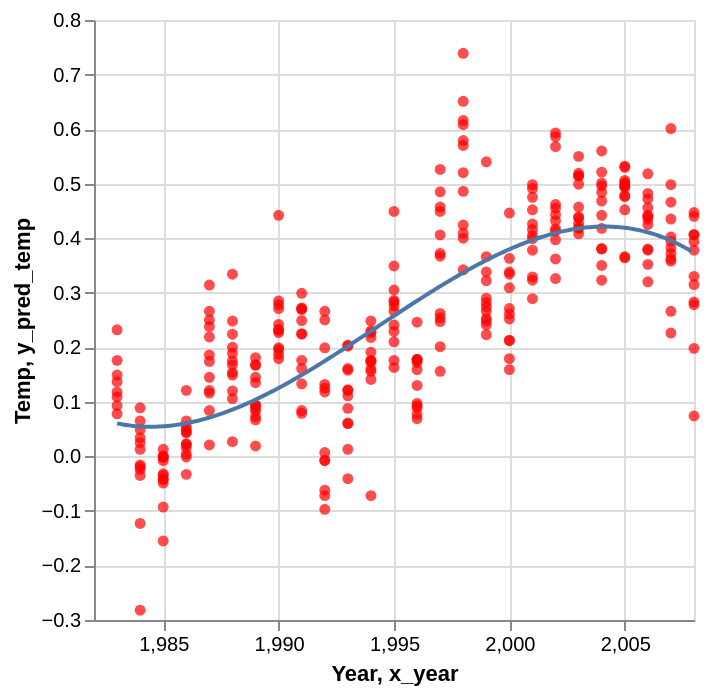

Notebook code for this chart:
### Code cell
poly_chart = alt.Chart(df_poly).mark_line().encode(
    x = alt.X("x_year", scale = alt.Scale(zero=False)),
    y = alt.Y("y_pred_temp", scale = alt.Scale(zero=False))
)
Year_chart + poly_chart

### Figure 1 — Vega-Lite specification as saved in the notebook (floating-point values rounded to 4 significant figures; data arrays with more than 128 entries replaced by an {"elided": "..."} marker saying what was removed)
{"config": {"view": {"continuousWidth": 300, "continuousHeight": 300}}, "layer": [{"data": {"name": "data-cd5e0a0662231290cf048a95213ba7c4"}, "mark": {"type": "circle", "color": "red"}, "encoding": {"x": {"field": "Year", "scale": {"zero": false}, "type": "quantitative"}, "y": {"field": "Temp", "scale": {"zero": false}, "type": "quantitative"}}}, {"data": {"name": "data-71f997bdd2f71e4481412cbb08051148"}, "mark": {"type": "line"}, "encoding": {"x": {"field": "x_year", "scale": {"zero": false}, "type": "quantitative"}, "y": {"field": "y_pred_temp", "scale": {"zero": false}, "type": "quantitative"}}}], "$schema": "https://vega.github.io/schema/vega-lite/v6.4.1.json", "datasets": {"data-cd5e0a0662231290cf048a95213ba7c4": {"elided": "308 records"}, "data-71f997bdd2f71e4481412cbb08051148": {"elided": "250 records"}}}
